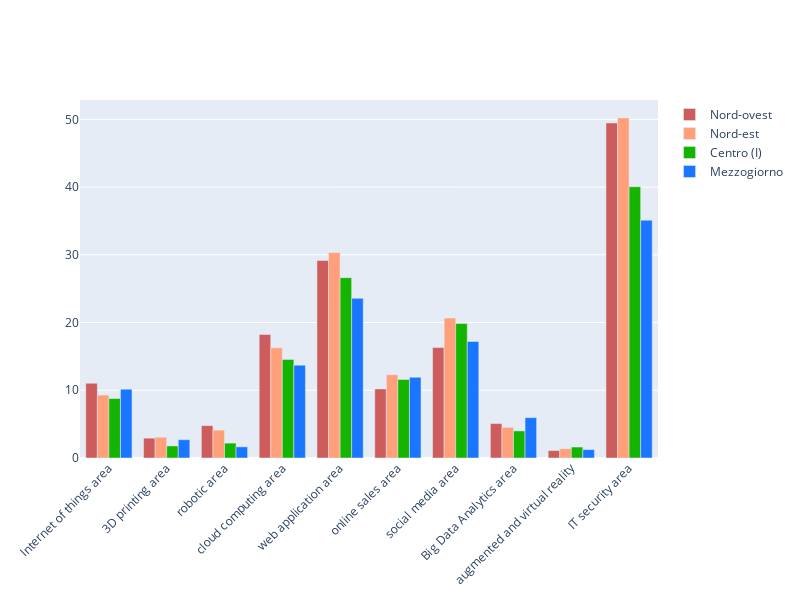

Write notebook code for a chart like this one.
### Code cell
x_data = list(tech_areas_acquired['Data type'].unique())

y_data = []
for territory in tech_areas_acquired['Territory'].unique():
    y_data.append(list(tech_areas_acquired.loc[tech_areas_acquired['Territory'] == territory]['Value']))

fig = go.Figure()

marker_colors = ['indianred', 'lightsalmon', 'rgb(20, 180, 0)', 'rgb(26, 118, 255)']

for index, values in enumerate(y_data):
    fig.add_trace(go.Bar(
        x=x_data,
        y=values,
        name=tech_areas_acquired['Territory'].unique()[index],
        marker_color=marker_colors[index]
    ))

# Here we modify the tickangle of the xaxis, resulting in rotated labels.
fig.update_layout(barmode='group', xaxis_tickangle=-45, width=800, height=600)
fig.show()

### Figure 1 — Plotly figure (JSON) as saved in the notebook; plotly's stock layout.template omitted (floating-point values rounded to 4 significant figures)
{"data": [{"marker": {"color": "indianred"}, "name": "Nord-ovest", "type": "bar", "x": ["Internet of things area", "3D printing area", "robotic area", "cloud computing area", "web application area", "online sales area", "social media area", "Big Data Analytics area", "augmented and virtual reality", "IT security area"], "y": [11.04, 2.93, 4.78, 18.24, 29.16, 10.2, 16.3, 5.08, 1.1, 49.46]}, {"marker": {"color": "lightsalmon"}, "name": "Nord-est", "type": "bar", "x": ["Internet of things area", "3D printing area", "robotic area", "cloud computing area", "web application area", "online sales area", "social media area", "Big Data Analytics area", "augmented and virtual reality", "IT security area"], "y": [9.29, 3.07, 4.12, 16.26, 30.33, 12.29, 20.66, 4.52, 1.37, 50.21]}, {"marker": {"color": "rgb(20, 180, 0)"}, "name": "Centro (I)", "type": "bar", "x": ["Internet of things area", "3D printing area", "robotic area", "cloud computing area", "web application area", "online sales area", "social media area", "Big Data Analytics area", "augmented and virtual reality", "IT security area"], "y": [8.78, 1.78, 2.2, 14.56, 26.62, 11.59, 19.85, 4, 1.62, 40.05]}, {"marker": {"color": "rgb(26, 118, 255)"}, "name": "Mezzogiorno", "type": "bar", "x": ["Internet of things area", "3D printing area", "robotic area", "cloud computing area", "web application area", "online sales area", "social media area", "Big Data Analytics area", "augmented and virtual reality", "IT security area"], "y": [10.16, 2.7, 1.65, 13.71, 23.57, 11.92, 17.2, 5.96, 1.24, 35.11]}], "layout": {"barmode": "group", "height": 600, "width": 800, "xaxis": {"tickangle": -45}}}
